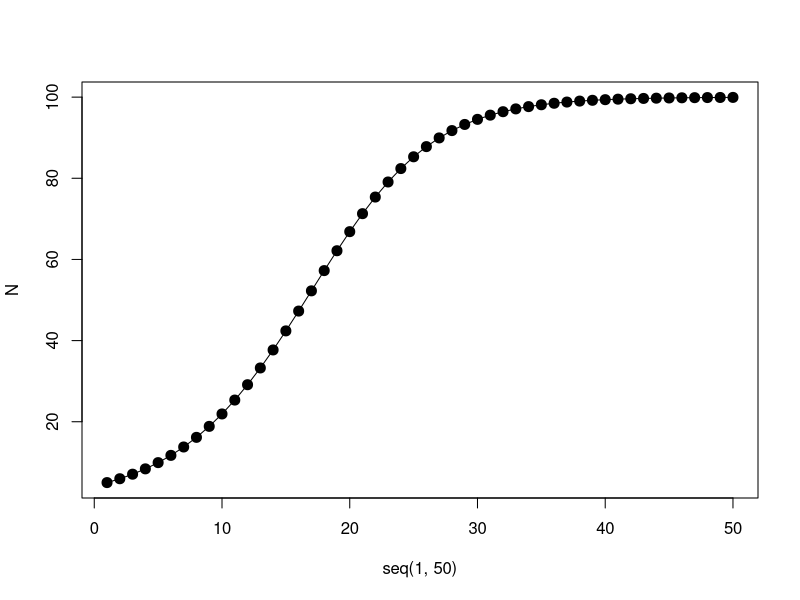

Write R code to recreate this figure. (Note: this script raises an error after producing the figure.)
## HW 9 ## 

# Danny Szydlowski and Tyler Butts # 

## Generate a time series of abundance 
## for a population growing according to the discrete time logistic growth model

r = 0.2 
K = 100
time = seq(from=1,to=50)
N = array(dim = c(1, length(time))); N[1] = 5
  for (t in time[2:length(time)]){
    N[t] = N[t-1] + r*N[t-1]*(1-N[t-1]/K)
  }
N

############### Q1 Plot the Data ##############################
plot(x = seq(1, 50), 
          y = N,
          type = 'o', pch = 20, cex = 2)


############## Q2 - generate a model predicted time series of abundance #########################
# Pretend you don't know the true r or K and adjust until model fits data # 
dat = data.frame(x = x, y = as.vector(N))

plot(x, y, data = dat)


# Approximate 
# model 1
r = 0.5 
f = function(x, r, K, N0) {K / (1 + (K/N0 - 1) * exp(-r*x))}
plot(x, y)


pstart = c(r=r, K=max(y), N0=y[1])
mod1 = nls(y ~ f(x, r, K, N0), start = pstart, trace = T)
# model converged 
summary(mod1)
lines(x, f(x, r=r, K=max(y), N0=y[1]), col = 'blue')

# model 2 
r = 2

pstart = c(r=r, K=max(y), N0=y[1])
mod2 = nls(y ~ f(x, r, K, N0), start = pstart, trace = T)
lines(x, f(x, r=r, K=max(y), N0=y[1]), col = 'green')

# model converged 
summary(mod2)

# model 3
r = .1

pstart = c(r=r, K=max(y), N0=y[1])
mod3 = nls(y ~ f(x, r, K, N0), start = pstart, trace = T)
lines(x, f(x, r=r, K=max(y), N0=y[1]), col = 'purple')

# model 4 (true value )
r = .2

pstart = c(r=r, K=max(y), N0=y[1])
mod4 = nls(y ~ f(x, r, K, N0), start = pstart, trace = T)
lines(x, f(x, r=r, K=max(y), N0=y[1]), col = 'black')

# model converged 
summary(mod4)

################### Q3 ##############################


# Function to calculate the negative log-likelihood
calc_nll <- function(r, K, N_obs){
  n_pred <- N_obs[t] = N_obs[t-1] + r*N_obs[t-1]*(1-N_obs[t-1]/K)
  nll <- calc_nll(N_obs, y_pred, sigma)
}

# Setting grid search around a r of 0.2 and a K of 100 # 
r = seq(0, 0.5, 1) 
K = seq(50, 100, 150)
N_obs = N

# True parameters
r <- 0.2
K <- 100


# Input Data 
r = 0.2 
K = 100
time = seq(from=1,to=50)
N = array(dim = c(1, length(time))); N[1] = 5
for (t in time[2:length(time)]){
  N[t] = N[t-1] + r*N[t-1]*(1-N[t-1]/K)
}
y_obs = as.vector(N)
y_obs

# Objective function
obj_func <- function(par){
  r <- par[1]
  K <- par[2]
  y_pred <- N[t-1] + r*N[t-1]*(1-N[t-1]/K)
  nll <- calc_nll(y_obs, y_pred, sigma)
}

# Estimate parameters using optim()
optfit <- optim(par=c(0,1,2), fn=obj_func)
optcoefs <- optfit$par
